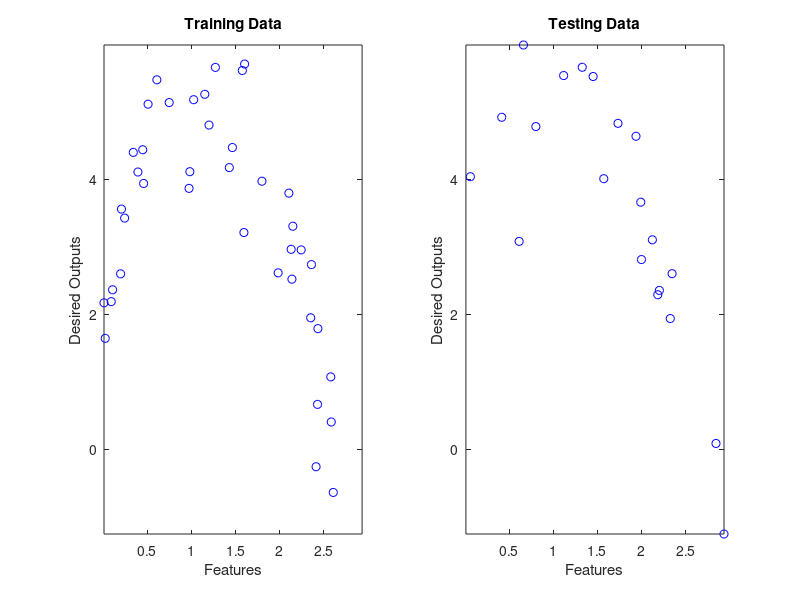
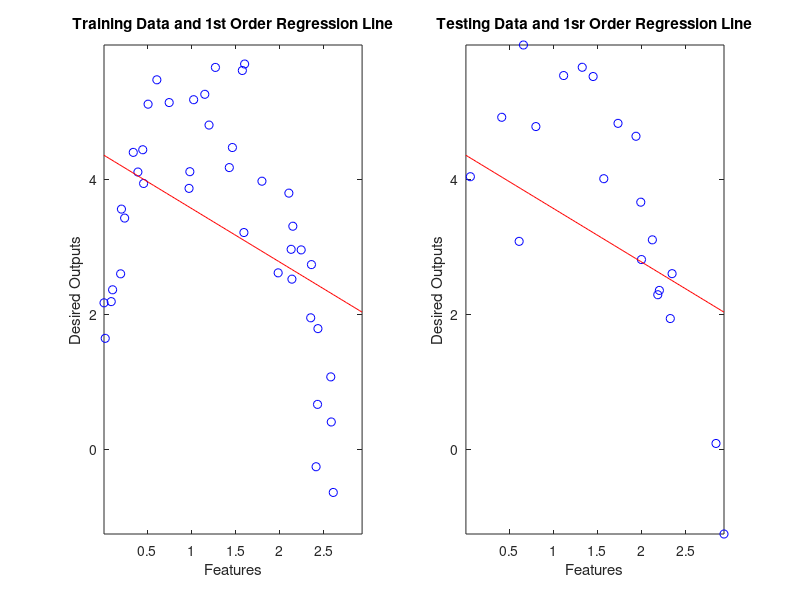
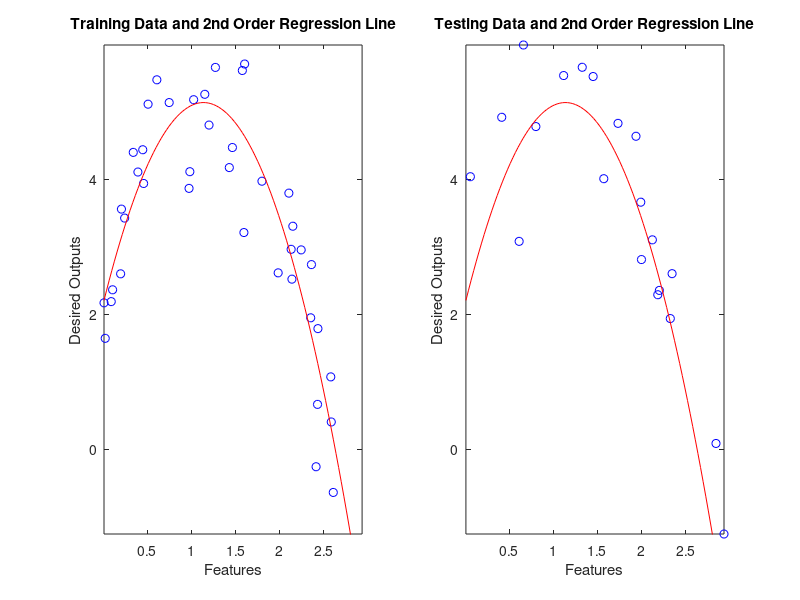
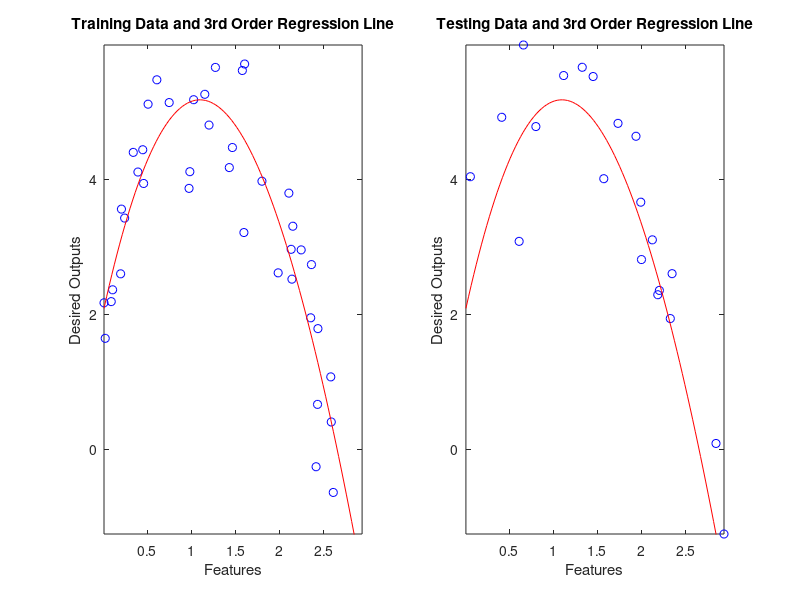

These charts were generated, in order, by the following MATLAB code:
% developed by Riley Black

% initializing MATLAB environment
close all;
clc;
clear all;

% loading data
ytr = load('hw1ytr.dat');           % training labels
xtr = load('hw1xtr.dat');           % training data
yte = load('hw1yte.dat');           % testing labels
xte = load('hw1xte.dat');           % testing data

% counting data
numtr = length(xtr);
numte = length(xte);

% extracting max and min data
xmax = max(max(xtr),max(xte));
xmin = min(min(xtr),min(xte));
ymax = max(max(ytr),max(yte));
ymin = min(min(ytr),min(yte));

% defining x range for plotting
x = linspace(xmin,xmax);

% plot training/testing data
figure()
subplot(121)
plot(xtr, ytr, 'ob');
title('Training Data');
xlabel('Features');
ylabel('Desired Outputs');
xlim([xmin xmax]);
ylim([ymin ymax]);
subplot(122)
plot(xte, yte, 'ob');
title('Testing Data');
xlabel('Features');
ylabel('Desired Outputs');
xlim([xmin xmax]);
ylim([ymin ymax]);

% creating containers to track training/testing error for each regression
trainingerr = zeros(4,1);
testingerr = zeros(4,1);


%--------------------------------------------------------------------------
%1ST ORDER REGRESSION (LINEAR REGRESSION)
%--------------------------------------------------------------------------

% appending column of 1's to training data
X1 = [xtr ones(numtr,1)];

% calculating 1st order regression 2D weight vector 
w1 = (X1'*X1)\(X1'*ytr);

% extracting 1st order regression slope & intercept
m1 = w1(1);
b1 = w1(2);

% calculating predicted labels for training/testing data
wTx1 = m1*xtr + b1;
wTx2 = m1*xte + b1;

% calculating average error for training/testing
trainingerr(1) = immse(wTx1,ytr);
testingerr(1) = immse(wTx2,yte);

% creating 1st order regression line for plotting
y1 = m1*x + b1;

% plotting training/testing data and 1st order regression line
figure()
subplot(121)
plot(xtr, ytr, 'ob');
title('Training Data and 1st Order Regression Line');
xlabel('Features');
ylabel('Desired Outputs');
hold on;
plot(x,y1,'-r');
xlim([xmin xmax]);
ylim([ymin ymax]);
hold off;
subplot(122)
plot(xte, yte, 'ob');
title('Testing Data and 1sr Order Regression Line');
xlabel('Features');
ylabel('Desired Outputs');
hold on;
plot(x,y1,'-r');
xlim([xmin xmax]);
ylim([ymin ymax]);
hold off;


%--------------------------------------------------------------------------
%2ND ORDER REGRESSION
%--------------------------------------------------------------------------

% adding column of x^2 features to training data
X2 = [X1(1:end,1).^2 X1];

% calculating 2nd order regression 3D weight vector
w2 = (X2'*X2)\(X2'*ytr);

% extracting 2nd order regression polynomial constants
a2 = w2(1);
b2 = w2(2);
c2 = w2(3);

% calculating predicted labels for training/testing data
wTx3 = (a2*(xtr.^2))+(b2.*xtr)+c2;
wTx4 = (a2*(xte.^2))+(b2.*xte)+c2;

% calculating average error for training/testing data
trainingerr(2) = immse(wTx3,ytr);
testingerr(2) = immse(wTx4,yte);

% creating 2nd order regression line for plotting
y3 = (a2*(x.^2))+(b2.*x)+c2;

% plotting training/testing data and 2nd order regression line
figure()
subplot(121)
plot(xtr, ytr, 'ob');
title('Training Data and 2nd Order Regression Line');
xlabel('Features');
ylabel('Desired Outputs');
hold on;
plot(x,y3,'-r');
xlim([xmin xmax]);
ylim([ymin ymax]);
hold off;
subplot(122)
plot(xte, yte, 'ob');
title('Testing Data and 2nd Order Regression Line');
xlabel('Features');
ylabel('Desired Outputs');
hold on;
plot(x,y3,'-r');
xlim([xmin xmax]);
ylim([ymin ymax]);
hold off;


%--------------------------------------------------------------------------
%3RD ORDER REGRESSION
%--------------------------------------------------------------------------

% adding column of x^3 features to training data
X3 = [X1(1:end,1).^3 X2];

% calculating 3rd order regression 4D weight vector
w3 = (X3'*X3)\(X3'*ytr);

% extracting 3rd order regression polynomial constants
a3 = w3(1);
b3 = w3(2);
c3 = w3(3);
d3 = w3(4);

% calculating predicted labels for training/testing data
wTx5 = (a3*(xtr.^3))+(b3*(xtr.^2))+(c3.*xtr)+d3;
wTx6 = (a3*(xte.^3))+(b3*(xte.^2))+(c3.*xte)+d3;

% calculating average error for training/testing data
trainingerr(3) = immse(wTx5,ytr);
testingerr(3) = immse(wTx6,yte);

% creating 3rd order regression line for plotting
y5 = (a3*(x.^3))+(b3*(x.^2))+(c3.*x)+d3;

% plotting training/testing data and 3rd order regression line
figure()
subplot(121)
plot(xtr, ytr, 'ob');
title('Training Data and 3rd Order Regression Line');
xlabel('Features');
ylabel('Desired Outputs');
hold on;
plot(x,y5,'-r');
xlim([xmin xmax]);
ylim([ymin ymax]);
hold off;
subplot(122)
plot(xte, yte, 'ob');
title('Testing Data and 3rd Order Regression Line');
xlabel('Features');
ylabel('Desired Outputs');
hold on;
plot(x,y5,'-r');
xlim([xmin xmax]);
ylim([ymin ymax]);
hold off;


%--------------------------------------------------------------------------
%4TH ORDER REGRESSION
%--------------------------------------------------------------------------

% adding column of x^4 features to training data
X4 = [X1(1:end,1).^4 X3];

% calculating 4th order regression 5D weight vector 
w4 = (X4'*X4)\(X4'*ytr);

% extracting 4th order regression polynomial constants
a4 = w4(1);
b4 = w4(2);
c4 = w4(3);
d4 = w4(4);
e4 = w4(5);

% calculating predicted labels for training/testing data
wTx7 = (a4*(xtr.^4))+(b4*(xtr.^3))+(c4*(xtr.^2))+(d4.*xtr)+e4;
wTx8 = (a4*(xte.^4))+(b4*(xte.^3))+(c4*(xte.^2))+(d4.*xte)+e4;

% calculating average error for training/testing data
trainingerr(4) = immse(wTx7,ytr);
testingerr(4) = immse(wTx8,yte);

% creating 4th order regression line for plotting
y7 = (a4*(x.^4))+(b4*(x.^3))+(c4*(x.^2))+(d4.*x)+e4;

% plotting training data and 4th order regression line
figure()
subplot(121)
plot(xtr, ytr, 'ob');
title('Training Data and 4th Order Regression Line');
xlabel('Features');
ylabel('Desired Outputs');
hold on;
plot(x,y7,'-r');
xlim([xmin xmax]);
ylim([ymin ymax]);
hold off;
subplot(122)
plot(xte, yte, 'ob');
title('Testing Data and 4th Order Regression Line');
xlabel('Features');
ylabel('Desired Outputs');
hold on;
plot(x,y7,'-r');
xlim([xmin xmax]);
ylim([ymin ymax]);
hold off;


%--------------------------------------------------------------------------
%COMPARISON PLOTS
%--------------------------------------------------------------------------

% plotting training/testing errors to compare
figure();
subplot(121)
plot(1:1:4, trainingerr, '-o');
title('Average Training Error');
xlabel('Regression Degree');
ylabel('Average Error');
xlim([0 5]);
xticks(1:1:4);
ylim([0 3]);
subplot(122)
plot(1:1:4, testingerr, '-o');
title('Average Testing Error');
xlabel('Regression Degree');
ylabel('Average Error');
xlim([0 5]);
xticks(1:1:4);
ylim([0 3]);
